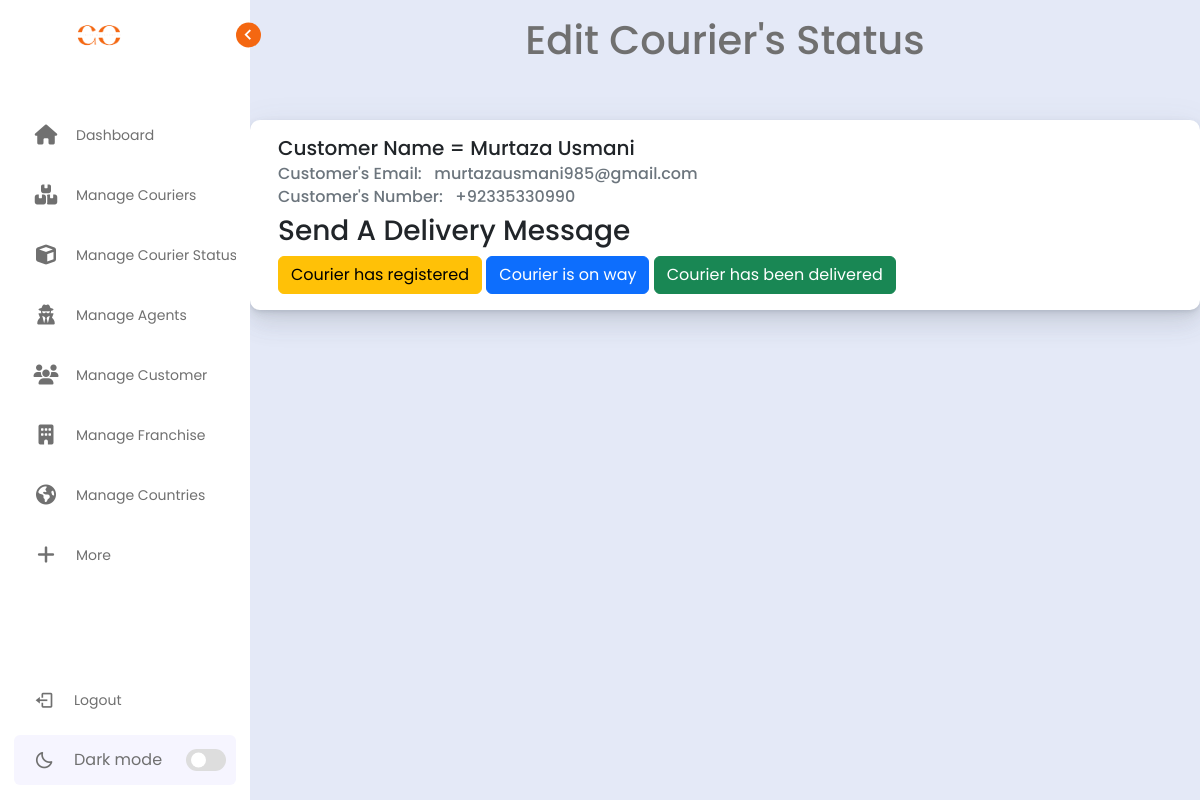
The app's page /admin/send-sms.php?customer-id=12 (signed in) with its own data.
### tables this page shows
CREATE TABLE `customer` (
  `CustomerId` int(10) UNSIGNED NOT NULL,
  `CustomerName` varchar(100) NOT NULL,
  `CustomerEmail` varchar(100) NOT NULL,
  `CustomerPassword` varchar(100) NOT NULL,
  `CustomerZipCode` varchar(100) NOT NULL,
  `CustomerCountryId` int(10) UNSIGNED NOT NULL,
  `CustomerState` varchar(100) NOT NULL,
  `CustomerCity` varchar(100) NOT NULL,
  `CustomerAddress` varchar(255) NOT NULL,
  `CustomerNumber` varchar(100) NOT NULL,
  `CustomerRegistrationDate` date DEFAULT NULL
);

### admin/send-sms.php (the view)
<?php
include('../assets/template/admin/header.php');
include('../assets/modules/dbconnection.php');
$customerId = $_GET['customer-id'];
$sql = $con->prepare('select CustomerName, CustomerEmail, CustomerNumber from customer where CustomerId = ?');
$sql->bindParam(1, $customerId);
$sql->execute();
$customerRecord = $sql->fetchAll(PDO::FETCH_OBJ);
?>
<div class="container">
    <div class="row">
        <h1 class="text text-center mt-3">Edit Courier's Status</h1>
    </div>
    <div class="row mt-5">
        <div class="card">
            <form method="POST">
                <div class="card-body">
                    <?php foreach ($customerRecord as $row) {
                    ?>
                        <h5 class="card-title">Customer Name = <?php echo $row->CustomerName ?></h5>
                        <h6 class="card-subtitle mb-2 text-muted">Customer's Email: &nbsp; <?php echo $row->CustomerEmail ?></h6>
                        <h6 class="card-subtitle mb-2 text-muted">Customer's Number: &nbsp; +<?php echo $row->CustomerNumber ?></h6>
                        <div class="card-text">
                            <h3>Send A Delivery Message</h3>
                            <button class="btn btn-warning" name="inProgress">Courier has registered</button>
                            <button class="btn btn-primary" name="inProgress">Courier is on way</button>
                            <button class="btn btn-success" name="delivered">Courier has been delivered</button>
                        </div>
                    <?php
                    } ?>
                </div>
            </form>
        </div>
    </div>
</div>
<?php
include('../assets/template/admin/footer.php');
?>

### assets/CSS/adminCSS/main-admin.css (style rules this page uses)
* { margin: 0; padding: 0; box-sizing: border-box; font-family: "Poppins", sans-serif; }
:root { --body-color: #e4e9f7; --sidebar-color: #fff; --primary-color: #f46711; --primary-color-light: #f6f5ff; --toggle-color: #ddd; --text-color: #707070; --tran-03: all 0.2s ease; --tran-03: all 0.3s ease; --tran-04: all 0.3s ease; --tran-05: all 0.3s ease; }
body { height: 100vh; background-color: var(--body-color) !important; transition: var(--tran-05); overflow-x: hidden; }
.home .text { color: var(--text-color); }

### assets/CSS/adminCSS/analytics.css (style rules this page uses)
.card { background-color: #fff; border-radius: 10px; border: none; position: relative; margin-bottom: 30px; box-shadow: 0 0.46875rem 2.1875rem rgba(90, 97, 105, 0.1), 0 0.9375rem 1.40625rem rgba(90, 97, 105, 0.1), 0 0.25rem 0.53125rem rgba(90, 97, 105, 0.12), 0 0.125rem 0.1875rem rgba(90, 97, 105, 0.1); }

### records on screen
customer: CustomerName "Murtaza Usmani", CustomerEmail "murtazausmani985@gmail.com", CustomerNumber "92335330990"
